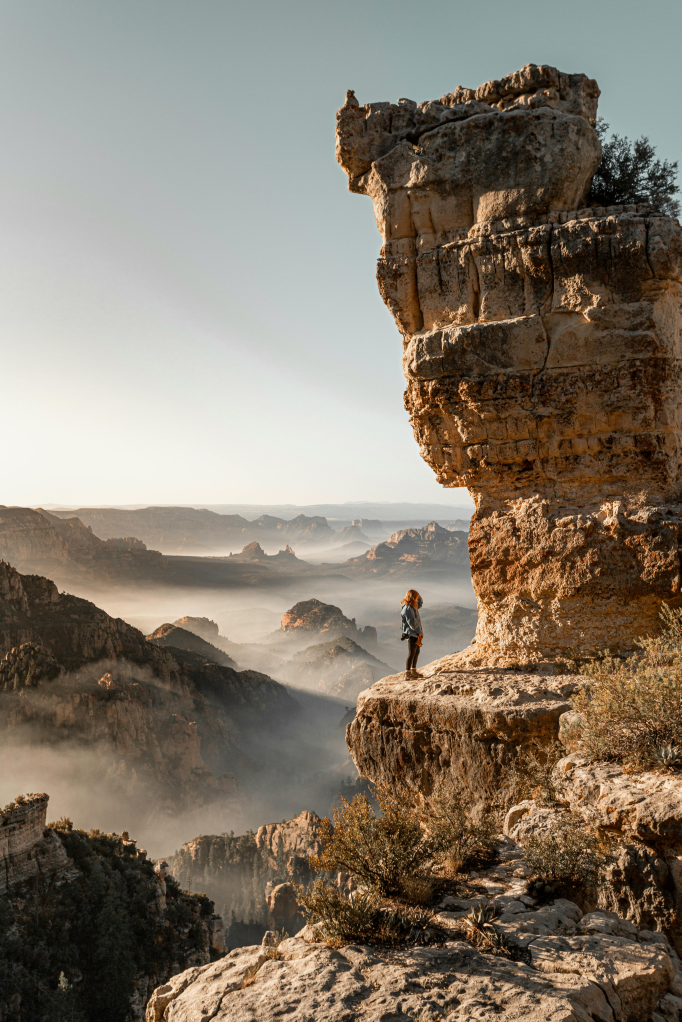
#> input picture Lab1/Cau2/anh_mau.jpg, 4087 x 6130 px (shown at 1/6 size)
$ python App.py
#> lines starting #> are read from the running program, lines starting #| are printed output that depends on the picture
import cv2
import numpy as np
import pywt
from PIL import Image
import os
from pathlib import Path
import pickle

class WaveletImageHash:
    """Lớp tạo hash cho hình ảnh sử dụng Wavelet Transform"""

    def __init__(self, hash_size=8, wavelet='haar'):
        """
        Khởi tạo WaveletImageHash

        Parameters:
        - hash_size: Kích thước của hash (mặc định 8x8 = 64 bit)
        - wavelet: Loại wavelet sử dụng (haar, db1, sym2, etc.)
        """
#> the answer given: 1
#> the answer given: ../../../../Lab1/Cau2
        self.hash_size = hash_size
        self.wavelet = wavelet

    def compute_hash(self, image_path):
        """
        Tính toán wavelet hash cho một hình ảnh

        Parameters:
        - image_path: Đường dẫn đến file hình ảnh

        Returns:
        - hash_array: Mảng hash của hình ảnh
        """
#> called with image_path = '../../../../Lab1/Cau2/anh_mau.jpg'
        # Đọc ảnh
        img = cv2.imread(image_path, cv2.IMREAD_GRAYSCALE)
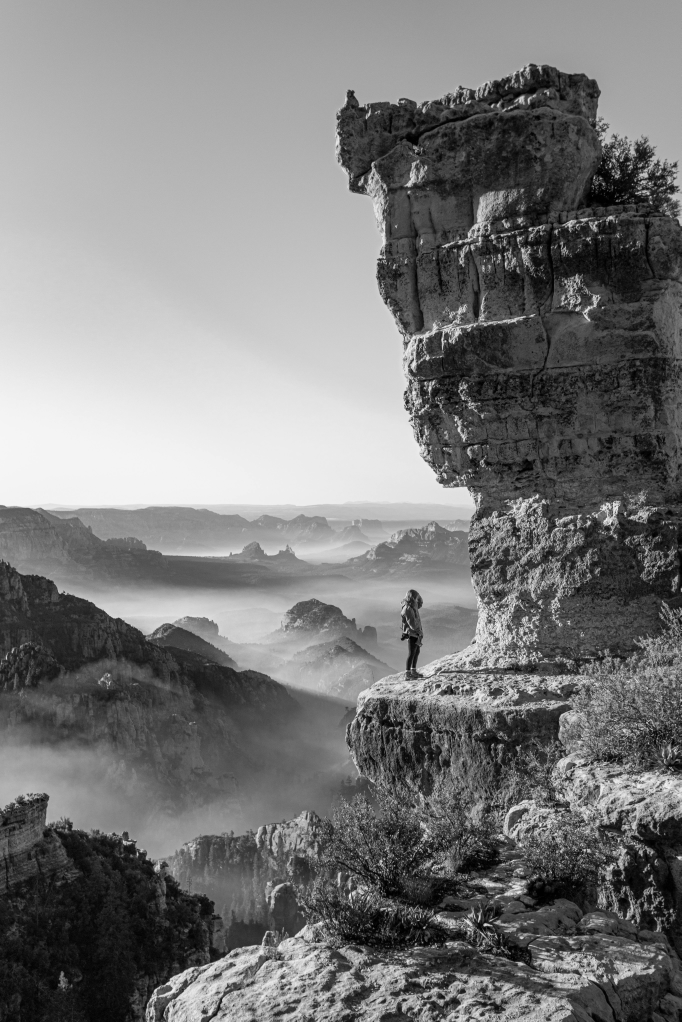
#> img: shape (6130, 4087) (shown at 1/6 size); min 0, max 255, mean 122.2
        if img is None:
            raise ValueError(f"Không thể đọc ảnh: {image_path}")

        # Resize ảnh về kích thước chuẩn
        img = cv2.resize(img, (self.hash_size * 2, self.hash_size * 2))

        # Normalize ảnh về [0, 1]
        img = img.astype(np.float32) / 255.0

        # Áp dụng Discrete Wavelet Transform 2D
        coeffs = pywt.dwt2(img, self.wavelet)
        cA, (cH, cV, cD) = coeffs

        # Sử dụng hệ số xấp xỉ (LL - low-low subband)
        # Đây là phần chứa thông tin quan trọng nhất của ảnh
        cA = cv2.resize(cA, (self.hash_size, self.hash_size))

        # Tạo hash binary dựa trên giá trị trung bình
        median = np.median(cA)
#> median = 0.826
        hash_array = (cA > median).astype(np.uint8)

        return hash_array

    # [28 lines left out: functions hash_to_string, hamming_distance, similarity, not called in this run]


class ImageSearchEngine:
    """Công cụ tìm kiếm hình ảnh sử dụng Wavelet Hash"""

    def __init__(self, database_path='image_database.pkl'):
        """
        Khởi tạo công cụ tìm kiếm

        Parameters:
        - database_path: Đường dẫn lưu database hash
        """
        self.hasher = WaveletImageHash()
        self.database_path = database_path
        self.database = {}  # {image_path: hash_array}
        self.load_database()

    def index_images(self, folder_path):
        """
        Đánh index tất cả ảnh trong một thư mục

        Parameters:
        - folder_path: Đường dẫn thư mục chứa ảnh
        """
        image_extensions = {'.jpg', '.jpeg', '.png', '.bmp', '.gif', '.tiff'}
        folder = Path(folder_path)

        if not folder.exists():
            print(f"Thư mục không tồn tại: {folder_path}")
            return

        print(f"Đang đánh index hình ảnh từ: {folder_path}")
        count = 0

        for img_path in folder.rglob('*'):
            if img_path.suffix.lower() in image_extensions:
                try:
                    hash_array = self.hasher.compute_hash(str(img_path))
                    self.database[str(img_path)] = hash_array
                    count += 1
                    if count % 10 == 0:
                        print(f"Đã xử lý {count} ảnh...")
                except Exception as e:
                    print(f"Lỗi khi xử lý {img_path}: {e}")

        print(f"Hoàn tất! Đã đánh index {count} ảnh.")
        self.save_database()

    # [36 lines left out: function search, not called in this run]

    def save_database(self):
        """Lưu database hash ra file"""
        with open(self.database_path, 'wb') as f:
            pickle.dump(self.database, f)
        print(f"Database đã được lưu vào: {self.database_path}")

    def load_database(self):
        """Tải database hash từ file"""
        if os.path.exists(self.database_path):
            with open(self.database_path, 'rb') as f:
                self.database = pickle.load(f)
            print(f"Đã tải {len(self.database)} ảnh từ database")
        else:
            print("Chưa có database. Hãy đánh index ảnh trước.")


def main():
    """Hàm main để demo ứng dụng"""
    print("=" * 60)
    print("ỨNG DỤNG TÌM KIẾM HÌNH ẢNH VỚI WAVELET HASH")
    print("=" * 60)

    # Khởi tạo search engine
    engine = ImageSearchEngine()

    while True:
        print("\n--- MENU ---")
        print("1. Đánh index thư mục ảnh")
        print("2. Tìm kiếm ảnh tương tự")
        print("3. Xem thông tin database")
        print("4. Thoát")

#> (the run stopped early here; a loop or call above may not have finished)
